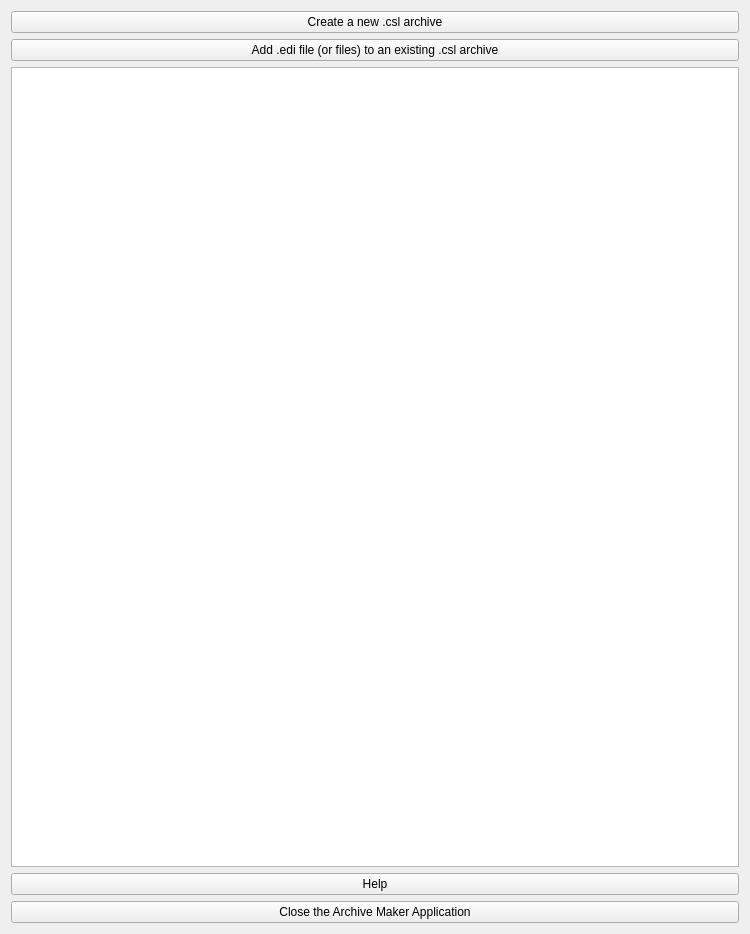
<?xml version="1.0" encoding="UTF-8"?>
<ui version="4.0">
 <class>Form</class>
 <widget class="QWidget" name="Form">
  <property name="geometry">
   <rect>
    <x>0</x>
    <y>0</y>
    <width>750</width>
    <height>934</height>
   </rect>
  </property>
  <property name="windowTitle">
   <string>Form</string>
  </property>
  <layout class="QVBoxLayout" name="verticalLayout">
   <item>
    <widget class="QPushButton" name="pushButtonCreate">
     <property name="text">
      <string>Create a new .csl archive</string>
     </property>
     <property name="autoDefault">
      <bool>true</bool>
     </property>
    </widget>
   </item>
   <item>
    <widget class="QPushButton" name="pushButtonAdd">
     <property name="text">
      <string>Add .edi file (or files) to an existing .csl archive</string>
     </property>
     <property name="autoDefault">
      <bool>true</bool>
     </property>
    </widget>
   </item>
   <item>
    <widget class="QTextEdit" name="textEdit"/>
   </item>
   <item>
    <widget class="QPushButton" name="pushButtonHelp">
     <property name="text">
      <string>Help</string>
     </property>
    </widget>
   </item>
   <item>
    <widget class="QPushButton" name="pushButtonExit">
     <property name="text">
      <string>Close the Archive Maker Application</string>
     </property>
    </widget>
   </item>
  </layout>
 </widget>
 <resources/>
 <connections>
  <connection>
   <sender>pushButtonExit</sender>
   <signal>clicked()</signal>
   <receiver>Form</receiver>
   <slot>close()</slot>
   <hints>
    <hint type="sourcelabel">
     <x>374</x>
     <y>888</y>
    </hint>
    <hint type="destinationlabel">
     <x>374</x>
     <y>466</y>
    </hint>
   </hints>
  </connection>
 </connections>
</ui>
